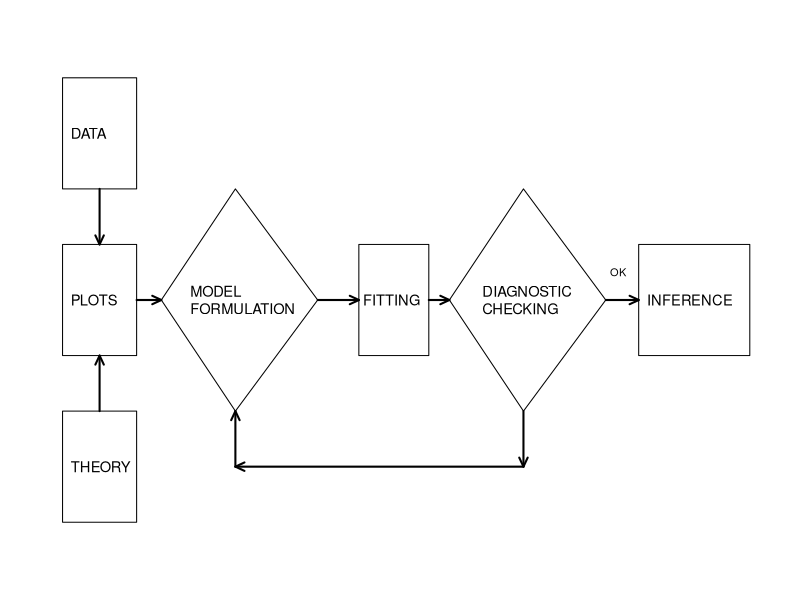

R code for this plot: (Note: this script raises an error after producing the figure.)
## ---- chunk 1

#  FIGURE 5.1
plot.new()
par(mar=c(0,0,0,0), cex=1.1)
plot.window(xlim=c(0,18),ylim=c(-5,5))

text(1,3,labels="DATA",adj=0, cex=0.8)
text(1,0,labels="PLOTS",adj=0, cex=0.8)
text(1,-3,labels="THEORY",adj=0, cex=0.8)
text(3.9,0,labels="MODEL\nFORMULATION",adj=0, cex=0.8)
text(8.1,0,labels="FITTING",adj=0, cex=0.8)
text(11,0,labels="DIAGNOSTIC\nCHECKING",adj=0, cex=0.8)
text(15,0,labels="INFERENCE",adj=0, cex=0.8)
text(14.1,0.5,labels="OK",adj=0, cex=0.6)

rect(0.8,2.0,2.6,4.0)
arrows(1.7,2.0,1.7,1.0,code=2,lwd=2,angle=25,length=0.10)
rect(0.8,-1.0,2.6,1.0)
arrows(1.7,-2.0,1.7,-1.0,code=2,lwd=2,angle=25,length=0.10)
rect(0.8,-4.0,2.6,-2.0)

arrows(2.6,0,3.2,0,code=2,lwd=2,angle=25,length=0.10)

x<-c(5,7.0,5,3.2)
y<-c(2,0,-2,0)
polygon(x,y)
arrows(7.0,0,8.0,0,code=2,lwd=2,angle=25,length=0.10)

rect(8.0,-1.0,9.7,1.0)
arrows(9.7,0,10.2,0,code=2,lwd=2,angle=25,length=0.10)

x1<-c(12,14.0,12,10.2)
y1<-c(2,0,-2,0)
polygon(x1,y1)
arrows(14.0,0,14.8,0,code=2,lwd=2,angle=25,length=0.10)

rect(14.8,-1.0,17.5,1.0)
arrows(12,-2.0,12,-3,code=2,lwd=2,angle=25,length=0.10)
arrows(12,-3.0,5,-3,code=2,lwd=2,angle=25,length=0.10)
arrows(5,-3.0,5,-2,code=2,lwd=2,angle=25,length=0.10)
## ---- chunk 2
# Sixteen Possible Models Table in R
tableout <- 
  data.frame(
    Expression = c("E $y=\\beta_0$", 
                   "E $y=\\beta_0+\\beta_1x_i$", 
                   "E $y = \\beta_0 + \\beta_1 x_i + \\beta_2 x_j$", 
                   "E $y = \\beta_0 + \\beta_1 x_1 + \\beta_2 x_j +\\beta_3x_{k}$", 
                   "E $y = \\beta_0 + \\beta_1 x_1 + \\beta_2 x_2 +\\beta_3 x_3 + \\beta_4 x_4$"),
    Combinations = c("", "$i$ = 1,2,3,4", 
                     "($i,j$) = (1,2),(1,3),(1,4),(2,3),(2,4),(3,4)", 
                     "($i,j,k$) = (1,2,3),(1,2,4),(1,3,4),(2,3,4)", 
                     ""),
    Models = c("1 model with no independent variables", 
               "4 models with one independent variable", 
               "6 models with two independent variables", 
               "4 models with three independent variables", 
               "1 model with all independent variables")
  )

TableGen1(TableData=tableout , 
         TextTitle='Sixteen Possible Models', 
         Align='l',  ColumnSpec=1:2,
         ColWidth = "3cm") %>%
     kableExtra::column_spec(1, width =  "6cm") %>%
     kableExtra::column_spec(1, border_right = FALSE) %>%
     kableExtra::column_spec(3, width =  "7cm")


## ---- chunk 3
#  FIGURE 5.2
liquidity  <- read.csv("CSVData/Liquidity.csv", header=TRUE)

varLiquid <- c("AVGT","NTRAN","PRICE","SHARE","VALUE","DEBEQ","VOLUME")
Xymat<-data.frame(liquidity[varLiquid])
pairs(Xymat,upper.panel=NULL,cex=1.5,
          xaxt="n",yaxt="n",pch=".",gap=0,cex.labels=0.8)

## ---- chunk 4

#  #  FIGURE 5.3
model2 <- lm(VOLUME~AVGT+NTRAN,data=Xymat)
summary(model2)

op<-par(no.readonly = TRUE)
layout(matrix(c(1,2,3,4,5,6,7,8,9,10),byrow=TRUE,ncol=5))
par("oma"=c(3,3,3,3),"mai"=c(0,0,0.1,0),cex=0.8)
plot.new()
hist(liquidity$PRICE,breaks=18,main="PRICE",xaxt="n",yaxt="n",xlab="",ylab="", 
                cex.main = 1, font.main= 1)
hist(liquidity$SHARE,breaks=12,main="SHARE",xaxt="n",yaxt="n",xlab="",ylab="", 
                cex.main = 1, font.main= 1)
hist(liquidity$VALUE,breaks=12,main="VALUE",xaxt="n",yaxt="n",xlab="",ylab="", 
                cex.main = 1, font.main= 1)
hist(liquidity$DEBEQ,breaks=12,main="DEBEQ",xaxt="n",yaxt="n",xlab="",ylab="", 
                cex.main = 1, font.main= 1)
hist(model2$residuals,breaks=20,main="Residuals",
   xaxt="n",yaxt="n",xlab="",ylab="",cex.main = 1, font.main= 1)
plot(liquidity$PRICE,model2$residuals,xaxt="n",yaxt="n",xlab="",ylab="")
plot(liquidity$SHARE,model2$residuals,xaxt="n",yaxt="n",xlab="",ylab="")
plot(liquidity$VALUE,model2$residuals,xaxt="n",yaxt="n",xlab="",ylab="")
plot(liquidity$DEBEQ,model2$residuals,xaxt="n",yaxt="n",xlab="",ylab="")

## ---- chunk 5
#  FIGURE 5.4
library(cluster)
library(MASS)

par(mar=c(3.2,5.4,.2,.2))
plot(1,5,type="p",pch=19,cex=1.5,xlab="",ylab="",cex.lab=1.5,xaxt="n",yaxt="n",xlim=c(-3,5),ylim=c(-12,12))
mtext(expression(x[2]), side=1,line=2, cex=2.0)
mtext(expression(x[1]), side=2, line=2, las=2, cex=2.0)
arrows(1.5,5,4,5,code=1,lwd=2,angle=15,length=0.25)
xycov<-matrix(c(2, -5,-5, 20),nrow=2,ncol=2)
xyloc<-matrix(c(0, 0),nrow=1,ncol=2)
polygon(ellipsoidPoints(xycov, d2 = 2, loc=xyloc),col="black")

## ---- chunk 6
# Example data for the table
outliers_data <- data.frame(
  Observation = c("A", "B", "C"),
  Standardized_residual = c(4.00, 0.77, -4.01),
  Leverage = c(0.067, 0.550, 0.550),
  Cooks_distance = c(0.577, 0.363, 9.832)
)
knitr::kable(outliers_data, caption = "Measures of Three Types of Unusual Points")
## ---- chunk 7
# Example data
data <- data.frame(
  i = 1:4,
  y_i = c(23, 83, 63, 103),
  x_i1 = c(2, 8, 6, 10),
  x_i2 = c(6, 9, 8, 10)
)

# Display the data in table format
knitr::kable(data, caption = "Data for Example of Perfectly Correlated Explanatory Variables")
## ---- chunk 8
# Example data
liquid_regression <- data.frame(
  x_j = c("PRICE", "SHARE", "VALUE"),
  s_x_j = c(21.37, 115.1, 8.157),
  b_j = c(-0.022, 0.054, 0.313),
  se_b_j = c(0.035, 0.010, 0.162),
  t_b_j = c(-0.63, 5.19, 1.94),
  VIF_j = c(1.5, 3.8, 4.7)
)

knitr::kable(liquid_regression, caption = "Statistics from a Regression of VOLUME on PRICE, SHARE and VALUE")
## ---- chunk 9
#  FIGURE 5.5
x<-seq(0,80,length=81)
y<--(x-60)^2+2000

par(mar=c(3.2,5.4,.2,.2))
plot(x,y,type="l",xlim=c(15,90),ylim=c(-1500,2500),xaxt="n",
    yaxt="n",xlab="",ylab="",cex.lab=1.5)
mtext(expression(x[2]), side=1, line=2, cex=2)
mtext(expression(x[1]), side=2, line=2, las=1,cex=2)
points(20,400,pch=1,cex=2)
points(22,556,pch=1,cex=2)
points(35,1375,pch=1,cex=2)
points(37,1471,pch=1,cex=2)
points(39,1559,pch=1,cex=2)
points(45,1775,pch=1,cex=2)

## ---- chunk 10
#  FIGURE 5.6

Random.seed <- 1:15
x<-runif(15,min=0,max=1)
y<-runif(15,min=-0.1,max=0.1)+1-x
par(mar=c(3.2,4.4,.2,.2))
plot(x,y,type="p",pch=1,cex=1.5,xlim=c(0,1.2),
   ylim=c(-0.1,1.4),xaxt="n",yaxt="n",xlab="",ylab="",cex.lab=1)
mtext(expression(x[2]), side=1, line=2,cex=1.4)
mtext(expression(x[1]), side=2, line=2, cex=1.4, las=1)
points(0.8,1,pch=1,cex=1.5)
arrows(0.55,1.1,0.75,1.02,code=2,lwd=2,angle=5,length=0.15)
text(0.6,1.2,"HIGH LEVERAGE,COLLINEARITY\nMASKING POINT",cex=1.0)
## ---- chunk 11

#  FIGURE 5.7

Random.seed <- 1:15
x<-runif(18,min=0,max=1.2)
y<-runif(18,min=0,max=1.2)
par(mar=c(3.2,4.4,.2,.2))
plot(x,y,type="p",pch=1,cex=1.5,xlim=c(0,3),
   ylim=c(0,3),xaxt="n",yaxt="n",xlab="",ylab="",cex.lab=1)
mtext(expression(x[2]), side=1, line=2,cex=1.4)
mtext(expression(x[1]), side=2, line=2, cex=1.4, las=1)
points(2,2,pch=1,cex=1.5)
arrows(1.4,2.25,1.9,2.05,code=2,lwd=2,angle=5,length=0.15)
text(1.5,2.5,"HIGH LEVERAGE,COLLINEARITY \nCREATING POINT",cex=1.0)

## ---- chunk 12

#  FIGURE 5.8
Sigma<-matrix(c(1,0.972,0.188,0.972,1,-0.022,0.188,-0.022,1),3,3)
Sigma
.Random.seed <- 1:40
x1x2y<-mvrnorm(n=40,rep(0,3),Sigma,empirical=TRUE)

pairs(x1x2y,upper.panel=NULL,xaxt="n",yaxt="n",
     labels=expression(x[1],x[2],y),pch=1,gap=0,cex.labels=1.5)

## ---- chunk 13

#  FIGURE 5.9

op <- par(no.readonly = TRUE)
par(mai=c(0,0.1,0,0))
plot.new()
plot.window(xlim=c(0,18),ylim=c(-10,10))
rect(1,-1.2,14,1.2)
rect(7,4,15,8)
rect(1,-8,6,-4)
x<-seq(1.5,9,length=6)
y<-rep(0,6)
text(x,y,labels=c(1:6),cex=1.5)
x1<-seq(10.5,11.5,length=3)
y1<-rep(0,3)
text(x1,y1,labels=rep(".",3),cex=3)
text(13,0,labels="n",cex=1.5)

text(15,0,labels="ORIGINAL\nSAMPLE\nSIZE n",adj=0)
text(7.5,6,labels="MODEL DEVELOPMENT\nSUBSAMPLE SIZE",adj=0)
text(11.1,5.3, expression(n[1]), adj=0, cex=1.1)
text(1.4,-6,labels="VALIDATION\nSUBSAMPLE\nSIZE",adj=0)
text(2.4,-7.2,expression(n[2]),adj=0, cex=1.1)

arrows(1.8,0.8,8.3,3.9,code=2,lwd=2,angle=15,length=0.2)
arrows(4.8,0.8,9,3.8,code=2,lwd=2,angle=15,length=0.2)
arrows(9.1,0.9,9.5,3.8,code=2,lwd=2,angle=15,length=0.2)
arrows(12.8,0.8,10,3.8,code=2,lwd=2,angle=15,length=0.2)
arrows(2.9,-0.9,2.5,-3.8,code=2,lwd=2,angle=15,length=0.2)
arrows(5.9,-0.9,3.1,-3.8,code=2,lwd=2,angle=15,length=0.2)
arrows(7.4,-0.9,3.5,-3.8,code=2,lwd=2,angle=15,length=0.2)
## ---- chunk 14

#  FIGURE 5.10

x<-seq(5,28,length=24)
y<-0.5*x-3
par(mar=c(3.2,4.4,.2,.2))
plot(0,0,type="l",xlim=c(8,30),ylim=c(0.5,13),
     xlab="",ylab="",xaxt="n",yaxt="n",cex.lab=1.5)
mtext("x", side=1,line=2, cex=1.4)
mtext("y", side=2,lin=2,las=1,cex=1.4)
error<-matrix(c(1,0.1,2,0.3,2.5,0.4,3,0.65,3.8,0.8,4,1,4.5,1,5,1.2,5.5,1.3,6,1.5,6.5,1.6,7,1.65,8,2.2,8.5,2.7,9,3,9,-3,8.5,-2.6,7.5,-2.2,7,-2.1,6.5,-1.7,6,-1.6,5.6,-1.5,5,-1.2,4.6,-1,4,-0.9,3.5,-0.6,3,-0.5,2.8,-0.3,2,-0.2,1,-0.1),ncol=2,byrow=TRUE)
xycor<-cbind((error[,1]+3)*2,error[,1]+error[,2])
polygon(xycor,col="grey")
lines(x,y)
## ---- chunk 15
#  FIGURE 5.11

x<-seq(0,10,length=11)
y<-seq(0,0,length=11)
par(mar=c(3.2,4.4,.2,.2))
plot(0,0,type="l",xlim=c(1.2,12),ylim=c(-6,6),
  xlab="",ylab="",
  xaxt="n",yaxt="n",cex.lab=1.2)
mtext(expression(e), las=1, side=2,line=2,cex=1.4)
mtext(expression(hat(y)), side=1,line=2,cex=1.4)
error<-matrix(c(1,0.1,2,0.3,2.5,0.4,3,0.65,3.8,0.8,4,1,4.5,1,5,1.2,5.5,1.3,6,1.5,6.5,1.6,7,1.65,8,2.2,8.5,2.7,9,3,9,-3,8.5,-2.6,7.5,-2.2,7,-2.1,6.5,-1.7,6,-1.6,5.6,-1.5,5,-1.2,4.6,-1,4,-0.9,3.5,-0.6,3,-0.5,2.8,-0.3,2,-0.2,1,-0.1),ncol=2,byrow=TRUE)
polygon(error,col="grey")
lines(x,y)
## ---- chunk 16

#  FIGURE 5.12

z <- seq(-3, 3, 0.01)
YJTrans <- function(lambda)
{ lambda0 <- lambda+(lambda==0)
 lambda2 <- lambda+(lambda==2)
 yp <- (lambda==0)*log(1+abs(z))+(lambda!=0)*((1+abs(z))^lambda0-1)/lambda0
 yn <- -(lambda==2)*log(1+abs(z))-(lambda!=2)*((1+abs(z))^(2-lambda2)-1)/(2-lambda2)
 foo <- yp*(z>=0)+yn*(z<0) 
 foo}

par(mar=c(3.2,3.2,2.2,0.2),cex=1.3)
plot(z, YJTrans(0), xlim=c(-3, 3), ylim=c(-3, 3), type="l", ylab="", xlab="", lty=1, las=1)
mtext("Transformed Values", at=3.5, side=2, las=1, adj=0.35, cex=1.3)
mtext("Original Values", side=1, line=2, cex=1.3)
lines(z, YJTrans(0.5), lty=2)
abline(0, 1, lty=3)
lines(z, YJTrans(1.5), lty=4)
lines(z, YJTrans(2), lty=5)
